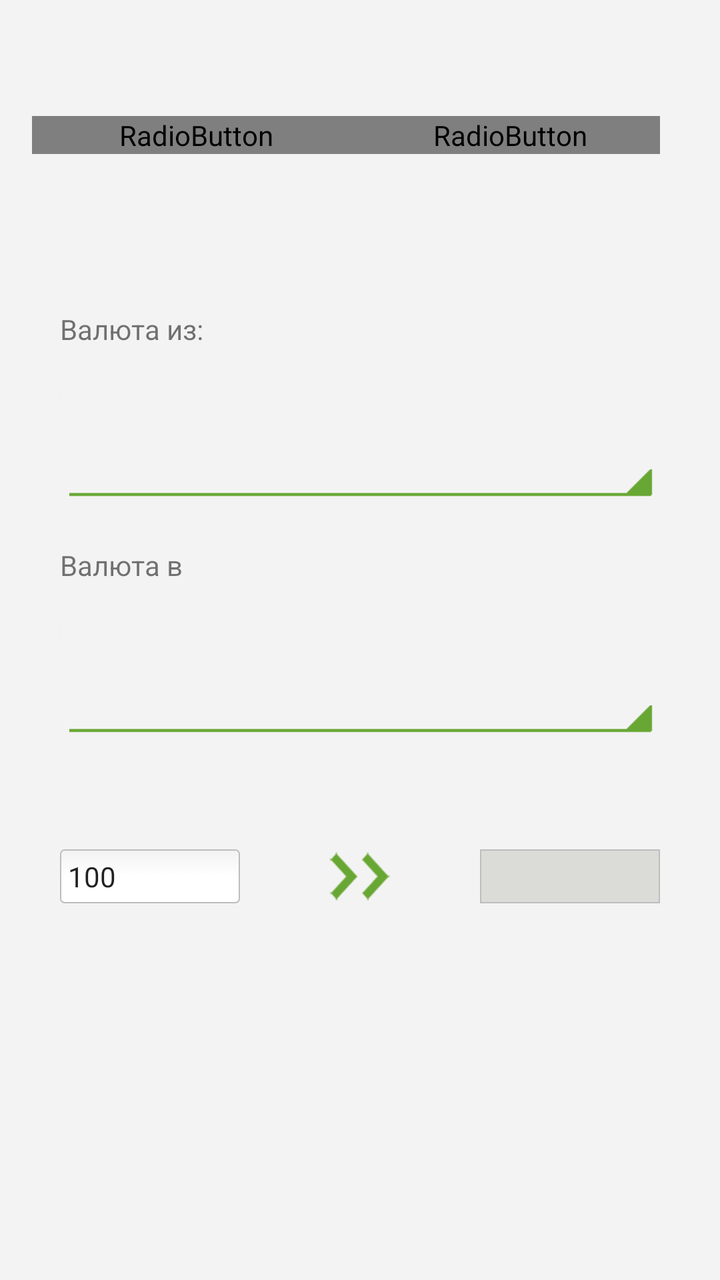
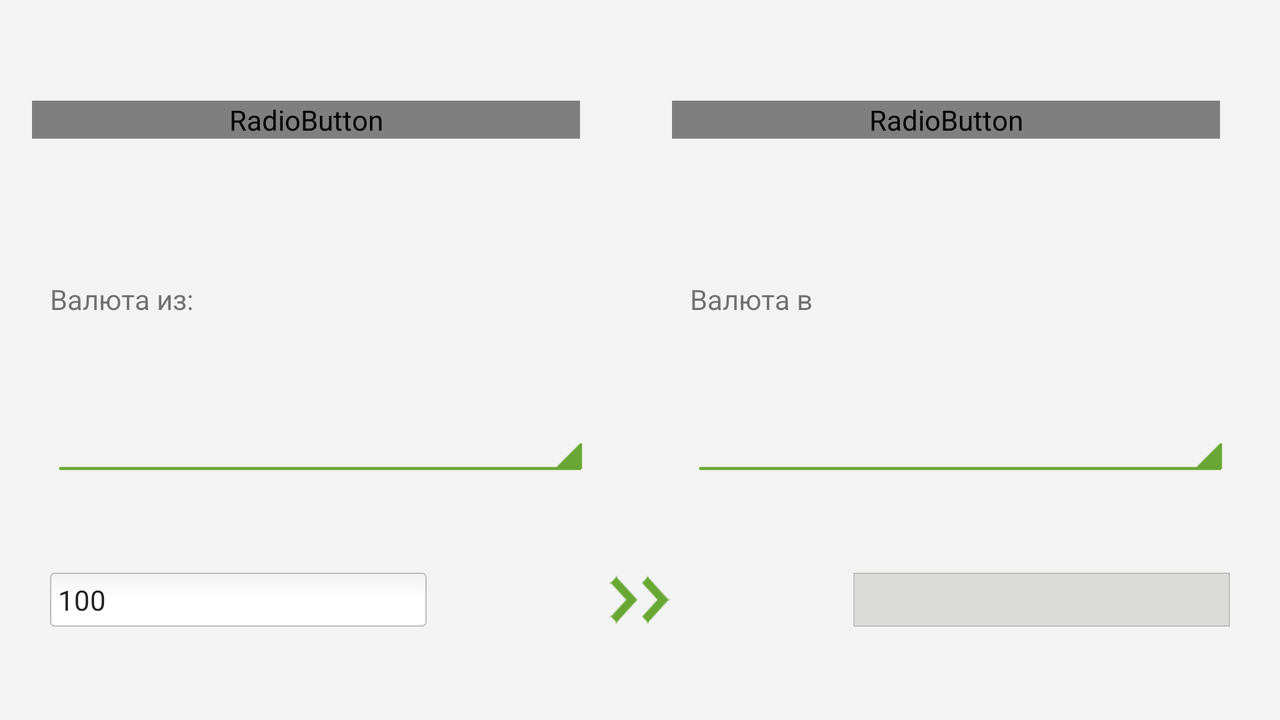

Two renders of one Android screen. The first uses the default layout on a phone; the second uses the alternative layout the repository ships for a different screen configuration, on a matching device. The two XML files are below.
<!-- AndroidManifest.xml: application theme MyRadio -->
<!-- res/layout/fragment_converter.xml -->
<LinearLayout xmlns:android="http://schemas.android.com/apk/res/android"
    xmlns:app="http://schemas.android.com/apk/res-auto"
    xmlns:tools="http://schemas.android.com/tools"
    android:id="@+id/fragment_converter"
    android:layout_width="match_parent"
    android:layout_height="match_parent"
    android:background="@color/grey_light_pb"
    android:orientation="vertical"
    app:layout_collapseParallaxMultiplier="1.0"
    tools:context="converter.com.converter.activities.FragmentConverter">

    <LinearLayout
        android:layout_width="match_parent"
        android:layout_height="match_parent"
        android:layout_weight="1"
        android:orientation="horizontal">

        <RadioButton
            android:id="@+id/rb_curs_PB"
            android:layout_width="match_parent"
            android:layout_height="wrap_content"
            android:layout_gravity="center"
            android:layout_marginLeft="@dimen/left_margin"
            android:layout_weight="1"
            android:checked="true"
            android:text="Курс Приватбанка"
            android:textSize="@dimen/text_small" />

        <RadioButton
            android:id="@+id/rb_curs_NBU"
            android:layout_width="match_parent"
            android:layout_height="wrap_content"
            android:layout_gravity="center"
            android:layout_weight="1"
            android:text="Курс НБУ"
            android:textSize="@dimen/text_small"
            android:layout_marginRight="30dp" />
    </LinearLayout>

    <LinearLayout
        android:layout_width="match_parent"
        android:layout_height="match_parent"
        android:layout_gravity="center"
        android:layout_weight="0.8"
        android:orientation="vertical">

        <FrameLayout
            android:layout_width="match_parent"
            android:layout_height="match_parent"
            android:layout_weight="1"
            android:layout_marginTop="20dp">

            <TextView
                android:id="@+id/txt_cur"
                android:layout_width="wrap_content"
                android:layout_height="wrap_content"
                android:layout_marginLeft="30dp"
                android:text="Валюта из:" />

            <Spinner
               android:background="@drawable/spinner_selector"
                android:id="@+id/sp_cur_from"
                android:layout_width="match_parent"
                android:layout_height="match_parent"
                android:layout_marginLeft="30dp"
                android:popupBackground="@color/white_pb"
                android:layout_marginTop="20dp"
                android:layout_marginRight="30dp" />
        </FrameLayout>

        <FrameLayout
            android:layout_weight="1"
            android:layout_width="match_parent"
            android:layout_height="match_parent"
            android:layout_marginTop="20dp">

            <TextView
                android:id="@+id/textView2"
                android:layout_width="match_parent"
                android:layout_height="wrap_content"
                android:text="Валюта в"
                android:layout_marginLeft="30dp" />

            <Spinner
                android:background="@drawable/spinner_selector"
                android:id="@+id/sp_cur_to"
                android:layout_width="match_parent"
                android:layout_height="match_parent"
                android:layout_marginLeft="30dp"
                android:layout_marginTop="20dp"
                android:layout_marginRight="30dp" />
        </FrameLayout>

    </LinearLayout>

    <LinearLayout
        android:layout_weight="1"
        android:layout_width="match_parent"
        android:layout_height="match_parent"
        android:orientation="horizontal">

        <FrameLayout
            android:layout_weight="1"
            android:layout_width="match_parent"
            android:layout_height="match_parent">

            <EditText
                android:background="@drawable/edittext_round_corners_from"
                android:layout_height="wrap_content"
                android:inputType="textPersonName"
                android:text="100"
                android:ems="10"
                android:id="@+id/edt_from"
                android:layout_marginLeft="30dp"
                android:layout_width="match_parent"
                android:layout_gravity="center_vertical"
                android:textSize="14sp" />
        </FrameLayout>

        <FrameLayout
            android:layout_weight="1"
            android:layout_width="match_parent"
            android:layout_height="match_parent">

            <Button

                android:layout_width="wrap_content"
                android:gravity="center"
                android:layout_weight="0.11"
                android:layout_gravity="center"
                android:id="@+id/button"
                android:background="@drawable/stripes_selector"
                android:layout_height="wrap_content"
                android:minHeight="26dp"
                tools:minWidth="40dp" />
        </FrameLayout>

        <FrameLayout
            android:layout_weight="1"
            android:layout_width="match_parent"
            android:layout_height="match_parent">

            <EditText
                android:background="@drawable/edittext_round_corners_to"
                android:layout_height="wrap_content"
                android:inputType="textPersonName"
                android:ems="10"
                android:id="@+id/edt_to"
                android:layout_marginRight="30dp"
                android:layout_width="match_parent"
                android:layout_gravity="center_vertical"
                android:textSize="14sp"
                android:textColor="@color/green_pb" />
        </FrameLayout>

    </LinearLayout>

    <FrameLayout
        android:layout_width="match_parent"
        android:layout_height="match_parent"
        android:layout_weight="1">

    </FrameLayout>

</LinearLayout>
<!-- resources referenced by this layout -->
<resources>
  <color name="green_pb">#68a733</color>
  <color name="grey_light_pb">#f3f3f3</color>
  <color name="white_pb">#ffffff</color>
  <dimen name="left_margin">16dp</dimen>
  <dimen name="text_small">14sp</dimen>
  <!-- drawable edittext_round_corners_from: vector/xml drawable (drawable, 2112 chars, omitted) -->
  <!-- drawable edittext_round_corners_to (drawable) -->
  <?xml version="1.0" encoding="utf-8"?>
  <selector xmlns:android="http://schemas.android.com/apk/res/android">
  
  
  
          <item android:state_pressed="true" android:state_focused="true">
              <shape>
                  <solid android:color="#FF8000"/>
                  <stroke
                      android:width="2.3dp"
                      android:color="#FF8000" />
                  <corners
                      android:radius="2dp" />
              </shape>
          </item>
  
          <item android:state_pressed="true" android:state_focused="false">
              <shape>
                  <solid android:color="#FF8000"/>
                  <stroke
                      android:width="2.3dp"
                      android:color="#FF8000" />
                  <corners
                      android:radius="2dp" />
              </shape>
          </item>
  
          <item android:state_pressed="false" android:state_focused="true">
              <shape>
                  <solid android:color="#FFFFFF"/>
                  <stroke
                      android:width="2.3dp"
                      android:color="#FF8000" />
                  <corners
                      android:radius="2dp" />
              </shape>
          </item>
  
          <item android:state_pressed="false" android:state_focused="false">
              <shape>
                  <solid android:color="#DBDBD7"/>
                  <stroke
                      android:width="0.7dp"
                      android:color="#BDBDBD" />
  
              </shape>
          </item>
  
          <item android:state_enabled="true">
              <shape>
                  <padding
                      android:left="4dp"
                      android:top="4dp"
                      android:right="4dp"
                      android:bottom="4dp"
                      />
              </shape>
          </item>
  
  
  
  
  </selector>
  <!-- drawable spinner_selector (drawable) -->
  <?xml version="1.0" encoding="utf-8"?>
  <selector xmlns:android="http://schemas.android.com/apk/res/android">
      <item android:state_pressed="false" android:drawable="@drawable/small_corner">
  
      </item>
  
  
      <item android:state_pressed="true" android:drawable="@drawable/small_corner_pressed">
  
      </item>
  </selector>
  <!-- drawable stripes_selector (drawable-xhdpi) -->
  <?xml version="1.0" encoding="utf-8"?>
  <selector xmlns:android="http://schemas.android.com/apk/res/android">
  <item android:state_pressed="true" >
      <bitmap android:src="@drawable/stripes_pressed" android:gravity="center"/>
  </item>
  
  <item android:state_pressed="false">
      <bitmap android:src="@drawable/stripes_default" android:gravity="center"/>
  </item>
  </selector>
  <style name="MyRadio" parent="@style/_MyRadio" />
  <!-- drawable small_corner: png bitmap (drawable-xhdpi, 257 bytes) -->
  <!-- drawable small_corner_pressed: png bitmap (drawable-xhdpi, 1076 bytes) -->
  <!-- drawable stripes_pressed: png bitmap (drawable-xhdpi, 24107 bytes) -->
  <!-- drawable stripes_default: png bitmap (drawable-xhdpi, 19236 bytes) -->
  <style name="_MyRadio" parent="AppTheme.NoActionBar">
          <item name="android:listChoiceIndicatorSingle">@drawable/myradio_btn_radio_holo_light</item>
  
      </style>
  <style name="AppTheme.NoActionBar">
          <item name="windowActionBar">false</item>
          <item name="windowNoTitle">true</item>
      </style>
  <!-- drawable myradio_btn_radio_holo_light: vector/xml drawable (drawable, 2425 chars, omitted) -->
</resources>
<!-- res/layout-land/fragment_converter.xml (the repository's variant of the layout above) -->
<!-- drawn on the phone turned sideways -->
<LinearLayout xmlns:android="http://schemas.android.com/apk/res/android"
    xmlns:app="http://schemas.android.com/apk/res-auto"
    xmlns:tools="http://schemas.android.com/tools"
    android:id="@+id/fragment_converter"
    android:layout_width="match_parent"
    android:layout_height="match_parent"
    android:background="@color/grey_light_pb"
    android:orientation="vertical"
    app:layout_collapseParallaxMultiplier="1.0"
    tools:context="converter.com.converter.activities.FragmentConverter">



    <LinearLayout
        android:layout_width="match_parent"
        android:layout_height="match_parent"
        android:layout_weight="1"
        android:orientation="horizontal">

        <RadioButton
            android:id="@+id/rb_curs_PB"
            android:layout_width="match_parent"
            android:layout_height="wrap_content"
            android:layout_gravity="center"
            android:layout_marginLeft="@dimen/left_margin"
            android:layout_marginRight="30dp"
            android:layout_weight="1"
            android:checked="true"
            android:text="Курс Приватбанка"
            android:textSize="@dimen/text_small" />

        <RadioButton
            android:id="@+id/rb_curs_NBU"
            android:layout_width="match_parent"
            android:layout_height="wrap_content"
            android:layout_gravity="center"
            android:layout_marginLeft="16dp"
            android:layout_marginRight="30dp"
            android:layout_weight="1"
            android:text="Курс НБУ"
            android:textSize="@dimen/text_small" />
    </LinearLayout>

    <LinearLayout
        android:layout_width="match_parent"
        android:layout_height="match_parent"
        android:layout_weight="1"
        android:orientation="horizontal">

        <FrameLayout
            android:layout_width="match_parent"
            android:layout_height="match_parent"
            android:layout_marginTop="20dp"
            android:layout_weight="1">

            <TextView
                android:id="@+id/txt_cur"
                android:layout_width="wrap_content"
                android:layout_height="wrap_content"
                android:layout_marginLeft="25dp"
                android:text="Валюта из:" />

            <Spinner
                android:id="@+id/sp_cur_from"
                android:layout_width="match_parent"
                android:layout_height="match_parent"
                android:layout_marginLeft="25dp"
                android:layout_marginRight="25dp"
                android:layout_marginTop="20dp"
                android:background="@drawable/spinner_selector"
                android:popupBackground="@color/white_pb" />
        </FrameLayout>
        <FrameLayout
            android:layout_weight="1"
            android:layout_width="match_parent"
            android:layout_height="match_parent"
            android:layout_marginTop="20dp">

            <TextView
                android:id="@+id/textView2"
                android:layout_width="match_parent"
                android:layout_height="wrap_content"
                android:layout_marginLeft="25dp"
                android:text="Валюта в" />

            <Spinner
                android:id="@+id/sp_cur_to"
                android:layout_width="match_parent"
                android:layout_height="match_parent"
                android:layout_marginLeft="25dp"
                android:layout_marginRight="25dp"
                android:layout_marginTop="20dp"
                android:background="@drawable/spinner_selector" />
        </FrameLayout>
    </LinearLayout>




    <LinearLayout
        android:layout_weight="1"
        android:layout_width="match_parent"
        android:layout_height="match_parent"
        android:orientation="horizontal">

        <FrameLayout
            android:layout_weight="1"
            android:layout_width="match_parent"
            android:layout_height="match_parent">

            <EditText
                android:id="@+id/edt_from"
                android:layout_width="match_parent"
                android:layout_height="wrap_content"
                android:layout_gravity="right|center_vertical"
                android:layout_marginLeft="25dp"
                android:background="@drawable/edittext_round_corners_from"
                android:ems="10"
                android:inputType="textPersonName"
                android:text="100"
                android:textSize="14sp" />
        </FrameLayout>

        <FrameLayout
            android:layout_weight="1"
            android:layout_width="match_parent"
            android:layout_height="match_parent">

            <Button

                android:layout_width="wrap_content"
                android:gravity="center"
                android:layout_weight="0.11"
                android:layout_gravity="center"
                android:id="@+id/button"
                android:background="@drawable/stripes_selector"
                android:layout_height="wrap_content"
                android:minHeight="26dp"
                tools:minWidth="40dp" />
        </FrameLayout>

        <FrameLayout
            android:layout_weight="1"
            android:layout_width="match_parent"
            android:layout_height="match_parent">

            <EditText
                android:id="@+id/edt_to"
                android:layout_width="match_parent"
                android:layout_height="wrap_content"
                android:layout_gravity="left|center_vertical"
                android:layout_marginRight="25dp"
                android:background="@drawable/edittext_round_corners_to"
                android:ems="10"
                android:inputType="textPersonName"
                android:textColor="@color/green_pb"
                android:textSize="14sp" />
        </FrameLayout>

    </LinearLayout>

</LinearLayout>
